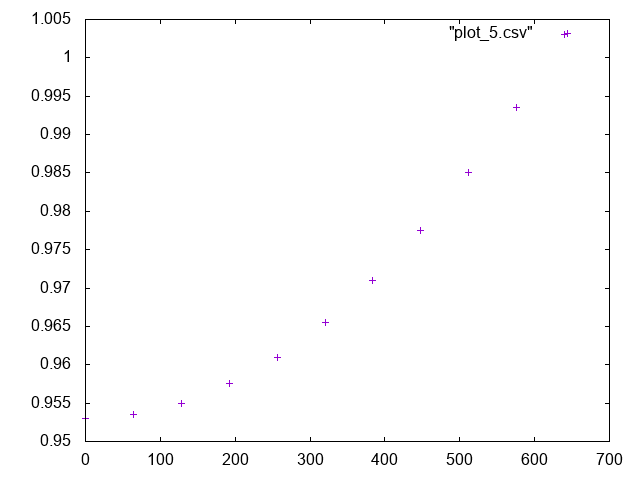

Source code (gnuplot):

      set terminal png
      set output "plot_5.png"
      plot "plot_5.csv"
    
